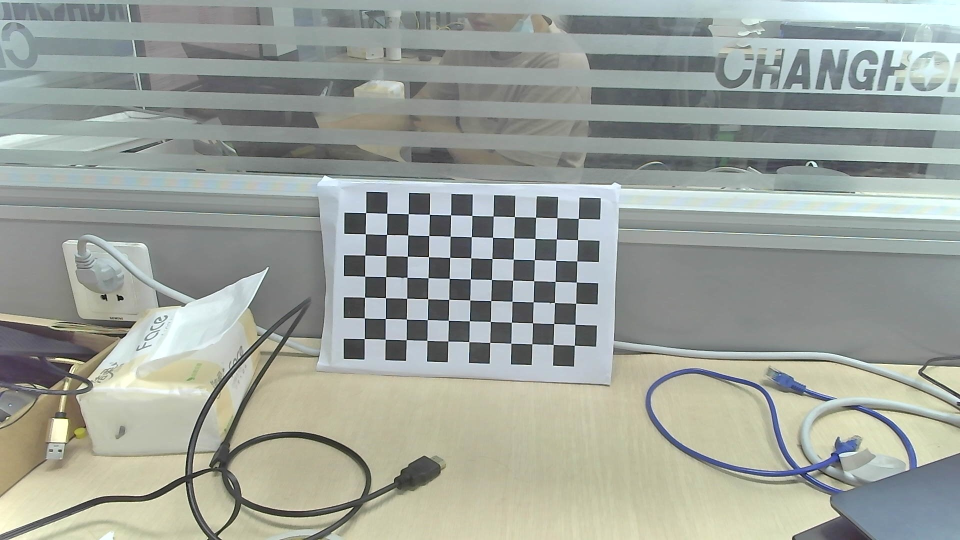
#> input picture ch_camera_20mm/WIN_20240724_13_49_07_Pro.jpg, 1920 x 1080 px (shown at 1/2 size); its folder holds only this picture in this run
$ python Test.py
#> lines starting #> are read from the running program, lines starting #| are printed output that depends on the picture; after the words box and inside, x2 and y2 are one past the last pixel; in counts of white or black regions, pixels touching at a corner belong together; long printed decimals are rounded
"""
@Author  ：Zhao
@Date    ：2024/11/25 10:58
@File    ：Test.py
@Description: OpenCV内参标定方式，实现MATLAB的标定、导出CSV功能
@Version 1.0
"""

import glob
import cv2
import numpy
import pickle

# 不使用科学计数法e作为输出
numpy.set_printoptions(suppress=True)

# 图像坐标点(2D)
img_points = []
# 世界坐标点(3D)
obj_points = []

# 定义棋盘格的二维维度(高, 宽) 我的棋盘格是8 * 12，需要-1；
# 因为没法检测最外层角点，所以最外层一圈的棋盘格不参与计算。
CHECKER_BOARD = (7, 11)
criteria = (cv2.TERM_CRITERIA_EPS + cv2.TERM_CRITERIA_MAX_ITER, 30, 0.001)

# 初始化为三维数组(x, y, z)，数据类型是float
obj = numpy.zeros((1, CHECKER_BOARD[0] * CHECKER_BOARD[1], 3), numpy.float32)

"""#根据棋盘格二维维度宽高，创建多维数组。

    1. mgrid[维度A, 维度B]
    参数个数决定矩阵维度，即两个参数表示仅生成行、列矩阵(x, y)。
    np.mgrid[x:test, y:b, z:c]，返回一个多维(三维)，x, y, z(行、列、深度)矩阵，其中每个维度大小，取决输入的切片区间。
    在这个例子中，有两个切片，返回的数组是一个包含两个元素(每个元素是一个二维数组)的多维数组。
    x:a表示切片区间，mgrid[0:4, 0:4]表示生成一个包含两个矩阵(4*4)的多维数组，分别对应行坐标矩阵和列坐标矩阵：
    [
        [
            [0, 0, 0, 0],
            [1, 1, 1, 1],
            [2, 2, 2, 2],
            [3, 3, 3, 3]
        ],
        [
            [0, 1, 2, 3],
            [0, 1, 2, 3],
            [0, 1, 2, 3],
            [0, 1, 2, 3]
        ]
    ]
    以上实际为三维矩阵(2*3*3)，两个矩阵，每个矩阵三行三列；

    2. .T
    矩阵转置，二维是矩阵行列互换，三维是[D,R,C] -> [R,C,D]，Depth深度、Rows行、Column列。
    三维转置，原本两个矩阵[行矩阵, 列矩阵]的每个点会组合在一起，形成[行坐标, 列坐标]的对。
    深度在前面，表示两个矩阵，在后面表示矩阵中每个元素包含一个行列坐标的对(倒置坐标系)：
    [
        [
            [0, 0], [1, 0], [2, 0], [3, 0]
        ],
        [
            [0, 1], [1, 1], [2, 1], [3, 1]
        ],
        [
            [0, 2], [1, 2], [2, 2], [3, 2]
        ],
        [
            [0, 3], [1, 3], [2, 3], [3, 3]
        ]
    ]

    3. reshape(x, y)
    数组展平，将原来的7*11*2的矩阵转换成
"""
obj[0, :, :2] = numpy.mgrid[0:CHECKER_BOARD[0], 0:CHECKER_BOARD[1]].T.reshape(-1, 2)
# print(17 * "=", "开始", 17 * "=", end="\n")
# print(numpy.mgrid[0:CHECKER_BOARD[0], 0:CHECKER_BOARD[1]], end="\n")
print(17 * "=", "转置", 17 * "=", end="\n")
print(numpy.mgrid[0:CHECKER_BOARD[0], 0:CHECKER_BOARD[1]].T, end="\n")
print(17 * "=", "全展平", 17 * "=", end="\n")
print(numpy.mgrid[0:CHECKER_BOARD[0], 0:CHECKER_BOARD[1]].T.reshape(-1, 2), end="\n")

images = glob.glob('./ch_camera_20mm/*.jpg')

for path in images:
    img = cv2.imread(path)
#> img is the input picture: shape (1080, 1920, 3); mean B, G, R 155.2, 162.6, 156.9
    gray = cv2.cvtColor(img, cv2.COLOR_BGR2GRAY)
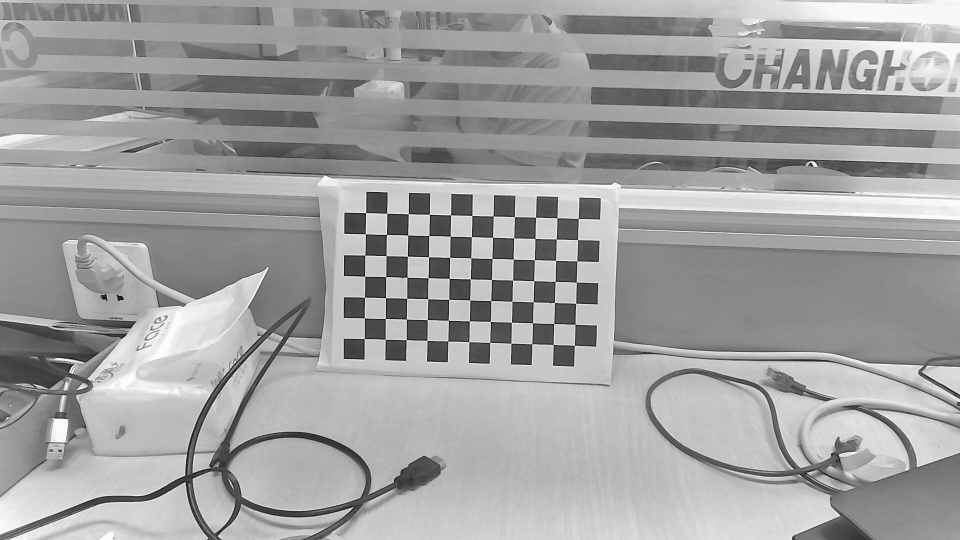
#> gray: shape (1080, 1920) (shown at 1/2 size); min 0, max 255, mean 160
    ret, corners = cv2.findChessboardCorners(
        gray, CHECKER_BOARD, cv2.CALIB_CB_ADAPTIVE_THRESH + cv2.CALIB_CB_FAST_CHECK + cv2.CALIB_CB_NORMALIZE_IMAGE
    )
#> ret = True; corners = 77 rows, first 8: [728.9, 677.8], [729.3, 636.4], [729.9, 594.7], [729.8, 552.8], [730.3, 510.6], [731, 468.1], [731.7, 425.6], [770.6, 678.6]

    # 如果找到角点
    if ret is True:
        print("找到角点" + "/n")
        corners2 = cv2.cornerSubPix(gray, corners, (11, 11), (-1, -1), criteria)
#> corners2 = 77 rows, first 8: [728.9, 677.6], [729.3, 636.3], [729.6, 594.7], [729.8, 552.8], [730.2, 510.6], [731.2, 468.2], [731.7, 425.6], [770.7, 678.8]
        img_points.append(corners2)
        obj_points.append(obj)

        # 画图并展示角点
        img = cv2.drawChessboardCorners(img, CHECKER_BOARD, corners2, ret)
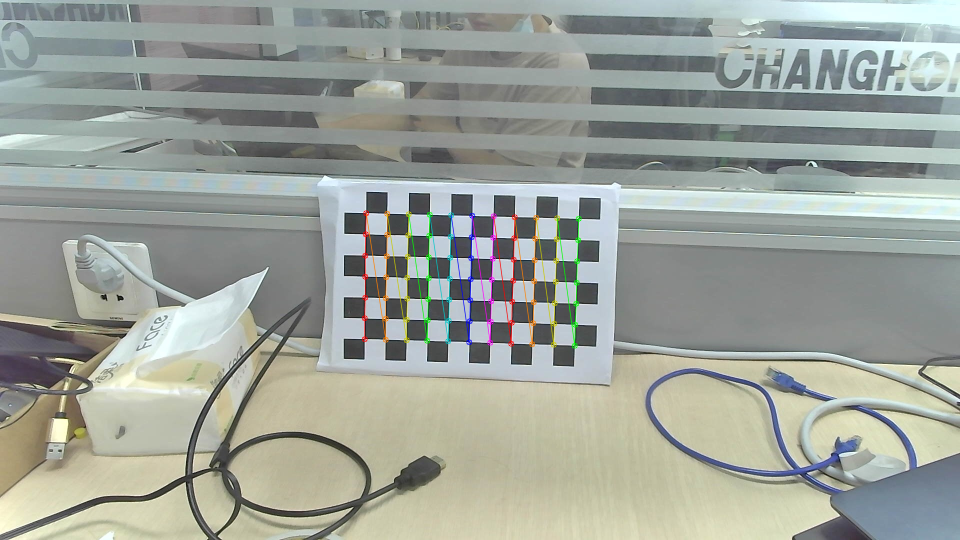
#> img: shape (1080, 1920, 3) (shown at 1/2 size); 1.06% of pixels changed, all inside (x1, y1, x2, y2) = (723, 420, 1164, 698)

    desired_width = 640
    desired_height = 480
    img_resized = cv2.resize(img, (desired_width, desired_height))
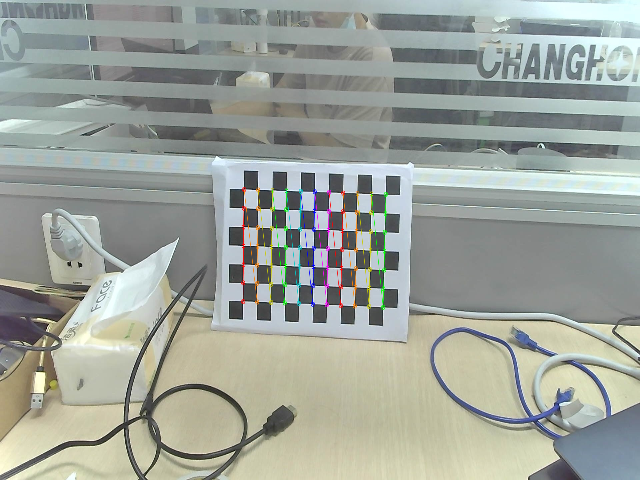
#> img_resized: shape (480, 640, 3); mean B, G, R 154.8, 162.5, 157
    cv2.imshow('Visualize IMG', img_resized)
    cv2.waitKey(100)
cv2.destroyAllWindows()

# 校准摄像头
if len(obj_points) > 0 and len(img_points) > 0:
    retval, camera_matrix, dist_coeffs, rvecs, tvecs = cv2.calibrateCamera(
        obj_points, img_points, gray.shape[::-1], None, None
    )
#> retval = 0.186; camera_matrix = [[3043.2, 0, 1041.9], [0, 3108.9, 326], [0, 0, 1]]; dist_coeffs = [[1.33, -51.34, -0.00863, 0.0361, 721.7]]; rvecs = ([0.17, 0.121, -1.54],); tvecs = ([-7.49, 8.19, 72.46],)

# 重投影误差，越低精确度越高，1以内可接受
print("标定重投影误差 : \n", retval, end="\n")
#| 标定重投影误差 :
#|  0.1857
# 相机内参矩阵
print("内参: \n", camera_matrix, end="\n")
#| 内参:
#|  [[3043.203    0.         1041.935]
#|  [   0.         3108.900   326.000]
#|  [   0.            0.            1.        ]]
# 径/切畸变系数(k1,k2,p1,p2,k3)
print("畸变: \n", dist_coeffs, end="\n")
#| 畸变:
#|  [[  1.330 -51.336  -0.008633   0.0361 721.706]]
# 旋转向量
# print("rvecs : \n", rvecs, end="\n")
# 位移向量
# print("tvecs : \n", tvecs, end="\n")

# 构建用于CSV导出的数组
# 创建5行3列的数组
csv_data = numpy.zeros((5, 3))
# 第1-3行是内参矩阵
csv_data[:3, :] = camera_matrix
# 第4行是径向畸变 (k1, k2, k3)
csv_data[3, :3] = dist_coeffs[0, :3]
# 第5行是切向畸变 (p1, p2)
csv_data[4, :2] = dist_coeffs[0, 3:5]
# 第5行的第三个值为0 (p3占位)
csv_data[4, 2] = 0
numpy.savetxt("opencv_csv/params.csv", csv_data, delimiter=",", fmt="%.10f")

$ run again, on ch_camera_20mm/WIN_20240724_13_49_42_Pro.jpg
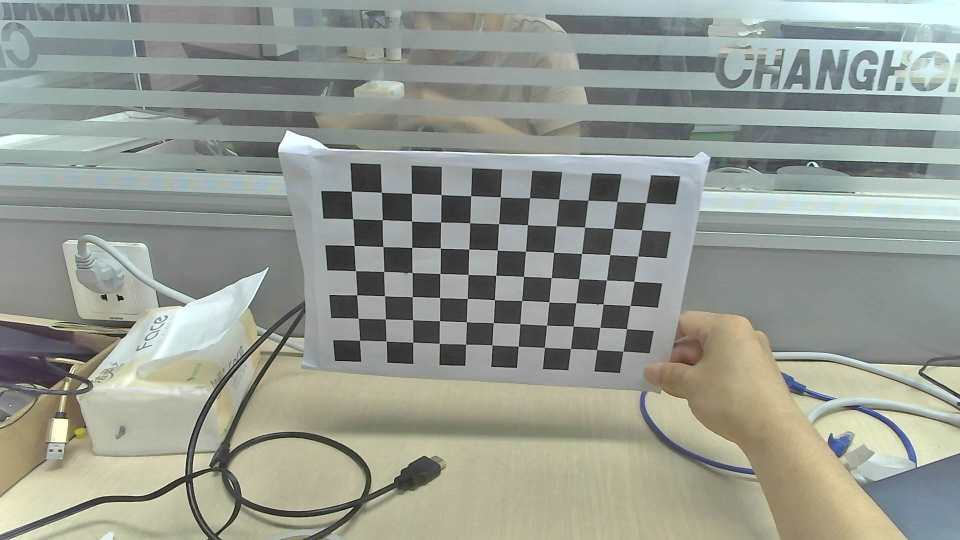
#> input picture ch_camera_20mm/WIN_20240724_13_49_42_Pro.jpg, 1920 x 1080 px (shown at 1/2 size)
#> img is the input picture: shape (1080, 1920, 3); mean B, G, R 145.6, 154.4, 149.7
#> `gray = cv2.cvtColor(img, cv2.COLOR_BGR2GRAY)`:
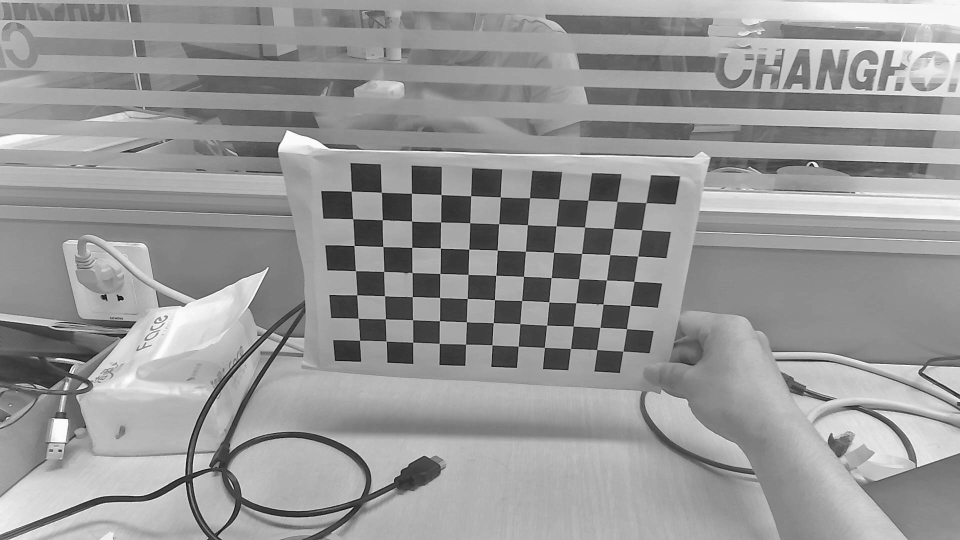
#> gray: shape (1080, 1920) (shown at 1/2 size); min 0, max 254, mean 152
#> ret = True; corners = 77 rows, first 8: [719.7, 681], [716.7, 637.1], [714.3, 590.2], [711.4, 541.8], [708.6, 491.3], [705.8, 438.2], [703.4, 383.1], [772.7, 682.6]
#> corners2 = 77 rows, first 8: [719.7, 680.9], [716.8, 637], [714.2, 590.2], [711.5, 541.9], [708.7, 491.5], [706.1, 438.1], [703, 382.9], [772.9, 682.6]
#> img: shape (1080, 1920, 3); 1.21% of pixels changed, all inside (x1, y1, x2, y2) = (697, 377, 1299, 710)
#> `img_resized = cv2.resize(img, (desired_width, desired_height))`:
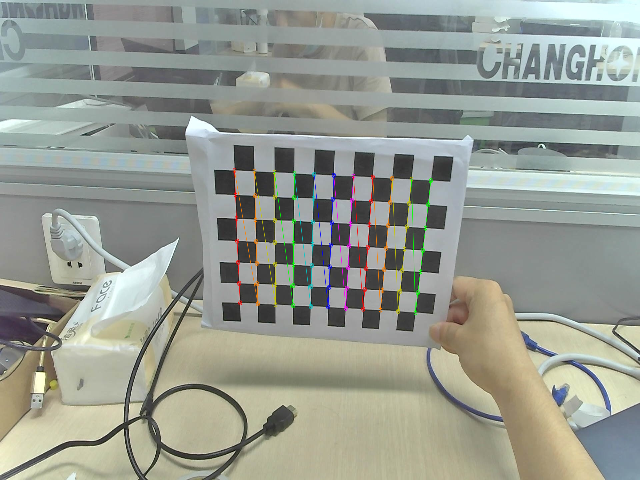
#> img_resized: shape (480, 640, 3); mean B, G, R 145.3, 154.5, 149.9
#> retval = 3.11; camera_matrix = [[4257, 0, 1117], [0, 3019.4, 509.3], [0, 0, 1]]; dist_coeffs = [[-1.13, 225.4, -0.376, 0.259, -7265.2]]; rvecs = ([0.587, -0.461, -1.45],); tvecs = ([-5.91, 3.78, 54.53],)
#| 标定重投影误差 :
#|  3.107
#| 内参:
#|  [[4256.995    0.         1116.955]
#|  [   0.         3019.393  509.333]
#|  [   0.            0.            1.        ]]
#| 畸变:
#|  [[   -1.129   225.375    -0.3762     0.2595
#|   -7265.161]]

$ run again, on ch_camera_20mm/WIN_20240724_13_49_45_Pro.jpg
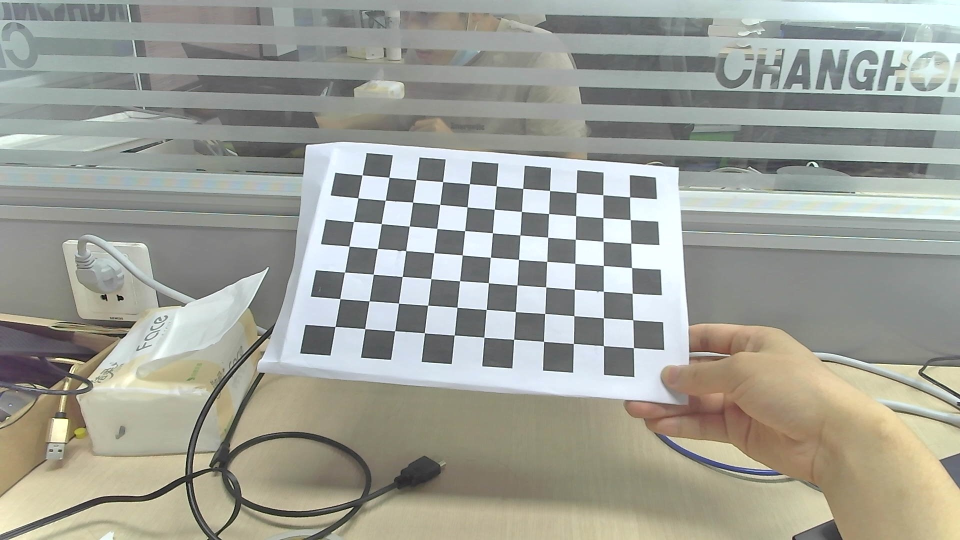
#> input picture ch_camera_20mm/WIN_20240724_13_49_45_Pro.jpg, 1920 x 1080 px (shown at 1/2 size)
#> img is the input picture: shape (1080, 1920, 3); mean B, G, R 151.7, 160.3, 158.7
#> `gray = cv2.cvtColor(img, cv2.COLOR_BGR2GRAY)`:
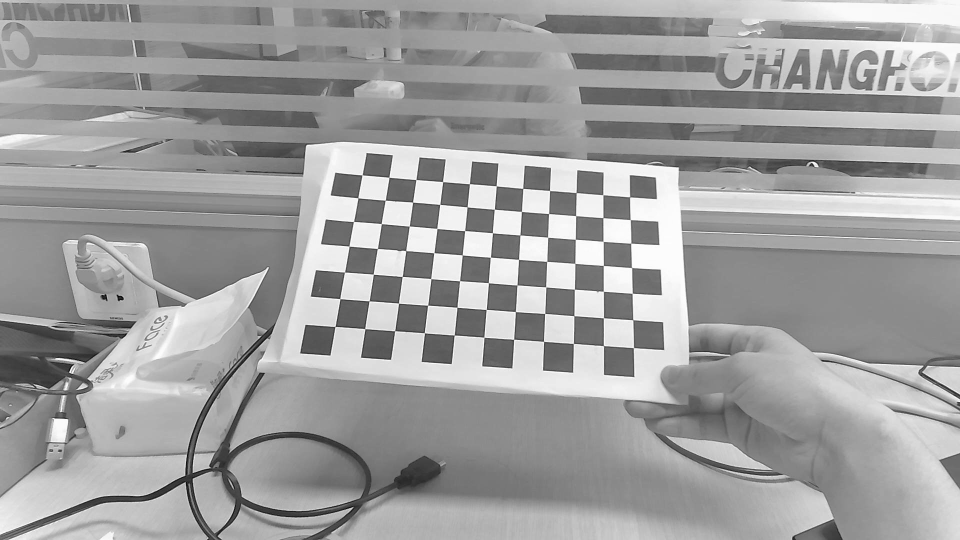
#> gray: shape (1080, 1920) (shown at 1/2 size); min 0, max 255, mean 158.9
#> ret = True; corners = 77 rows, first 8: [670.4, 653.5], [680, 597.7], [689.8, 544.6], [698.5, 492.8], [707.5, 443.4], [716.3, 396], [724.7, 350], [730.2, 657.7]
#> corners2 = 77 rows, first 8: [670.5, 653.5], [680.3, 597.7], [689.5, 544.6], [698.6, 492.6], [707.4, 443.5], [716.3, 396.2], [724.6, 350.3], [730.2, 657.7]
#> img: shape (1080, 1920, 3); 1.23% of pixels changed, all inside (x1, y1, x2, y2) = (665, 344, 1274, 703)
#> `img_resized = cv2.resize(img, (desired_width, desired_height))`:
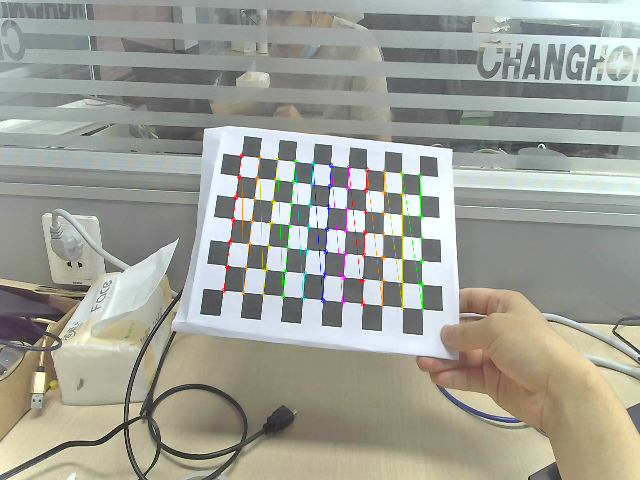
#> img_resized: shape (480, 640, 3); mean B, G, R 151, 160, 158.6
#> retval = 0.495; camera_matrix = [[1192.5, 0, 1098.8], [0, 1121.5, 471.2], [0, 0, 1]]; dist_coeffs = [[0.187, -1.5, -0.00379, 0.0364, 4.3]]; rvecs = ([-0.219, -0.4, -1.49],); tvecs = ([-7.14, 3.18, 19.17],)
#| 标定重投影误差 :
#|  0.495
#| 内参:
#|  [[1192.467    0.         1098.769]
#|  [   0.         1121.490  471.191]
#|  [   0.            0.            1.        ]]
#| 畸变:
#|  [[ 0.187 -1.503 -0.003794  0.03638  4.297]]

$ run again, on ch_camera_20mm/WIN_20240724_13_49_48_Pro.jpg
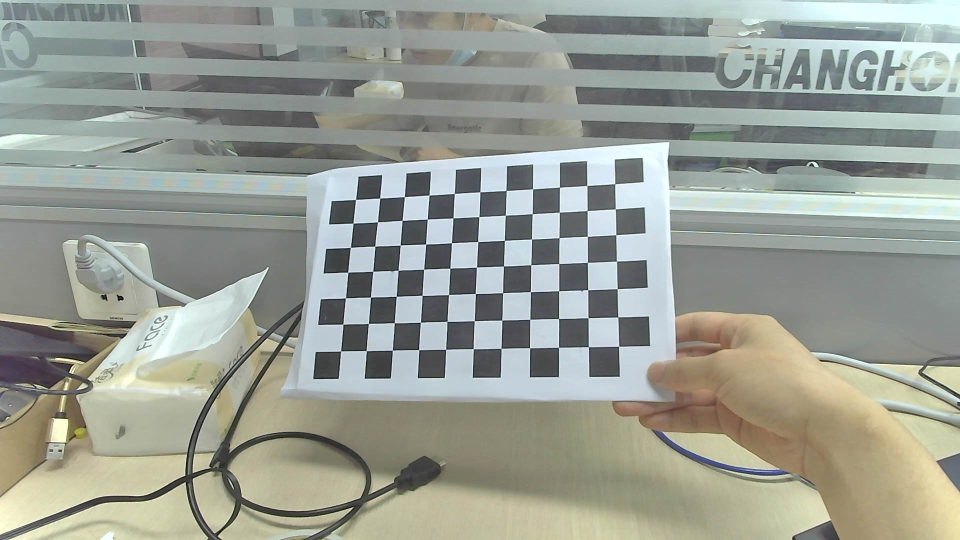
#> input picture ch_camera_20mm/WIN_20240724_13_49_48_Pro.jpg, 1920 x 1080 px (shown at 1/2 size)
#> img is the input picture: shape (1080, 1920, 3); mean B, G, R 148.7, 158, 153.4
#> `gray = cv2.cvtColor(img, cv2.COLOR_BGR2GRAY)`:
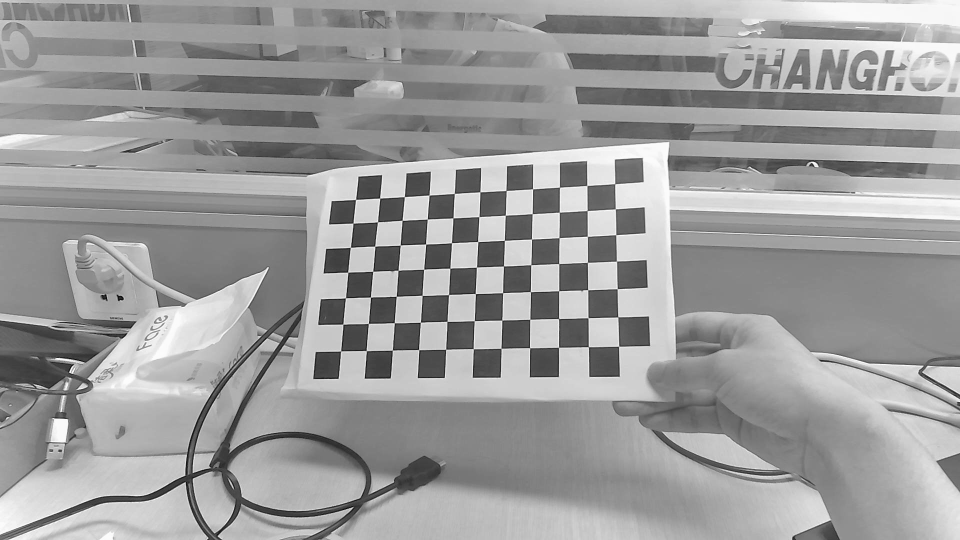
#> gray: shape (1080, 1920) (shown at 1/2 size); min 1, max 255, mean 155.6
#> ret = True; corners = 77 rows, first 8: [1230, 367.9], [1231.2, 418.2], [1232.1, 469.8], [1233.4, 522.6], [1234.8, 578], [1236.2, 634.2], [1237.7, 693], [1174.2, 371.5]
#> corners2 = 77 rows, first 8: [1229.9, 368.1], [1231, 418.3], [1232.2, 470], [1233.4, 522.7], [1234.8, 578], [1236, 634.3], [1237.7, 692.9], [1174.2, 371.5]
#> img: shape (1080, 1920, 3); 1.25% of pixels changed, all inside (x1, y1, x2, y2) = (676, 362, 1245, 709)
#> `img_resized = cv2.resize(img, (desired_width, desired_height))`:
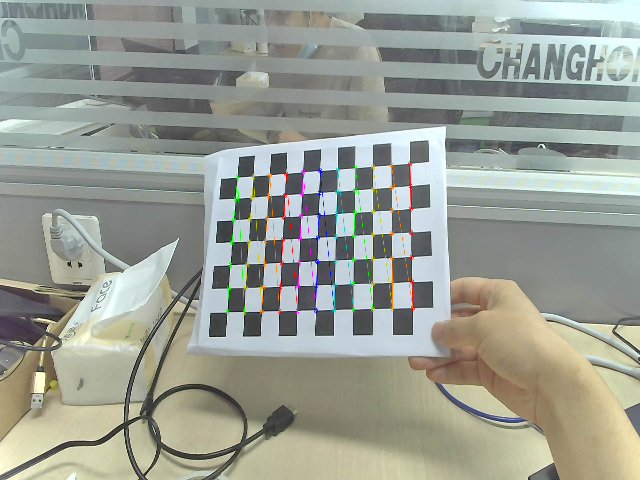
#> img_resized: shape (480, 640, 3); mean B, G, R 148.1, 157.8, 153.5
#> retval = 0.404; camera_matrix = [[1888.2, 0, 1064.5], [0, 1928.7, 441.8], [0, 0, 1]]; dist_coeffs = [[0.507, -11.11, -0.00712, 0.0524, 80.51]]; rvecs = ([-0.224, 0.478, 1.52],); tvecs = ([2.98, -1.31, 34.55],)
#| 标定重投影误差 :
#|  0.4035
#| 内参:
#|  [[1888.170    0.         1064.479]
#|  [   0.         1928.732  441.799]
#|  [   0.            0.            1.        ]]
#| 畸变:
#|  [[  0.5067 -11.106  -0.007119    0.05244  80.511]]
